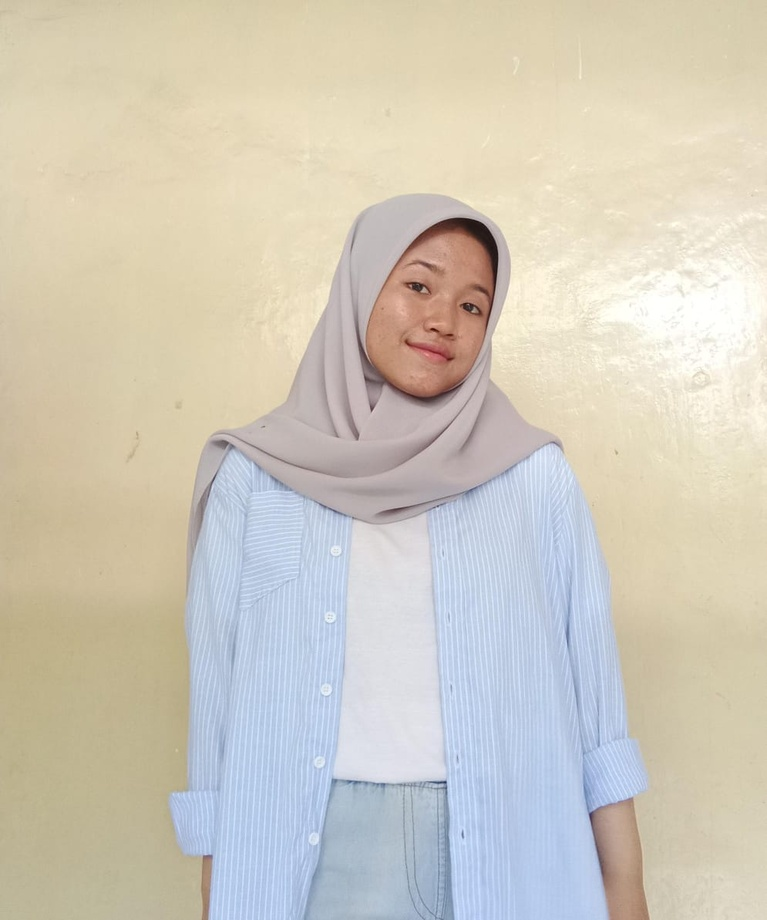
#> input picture dila.jpg, 767 x 920 px, shrunk from 995 x 1193 before the run
$ jupyter execute '202231076_Nur fadilah.ipynb'
#> lines starting #> are read from the running program, lines starting #| are printed output that depends on the picture
## FILTERING CITRA

#### IMPORT LIBRARY

[cell 1]
import cv2
import matplotlib.pyplot as plt
import numpy as np

#### KETETANGGAAN PIKSEL

[cell 2]
citra = cv2.imread("dila.jpg")
#> citra is the input picture: shape (920, 767, 3); mean B, G, R 188.9, 202.4, 208.2
citra = cv2.cvtColor(citra, cv2.COLOR_BGR2GRAY)
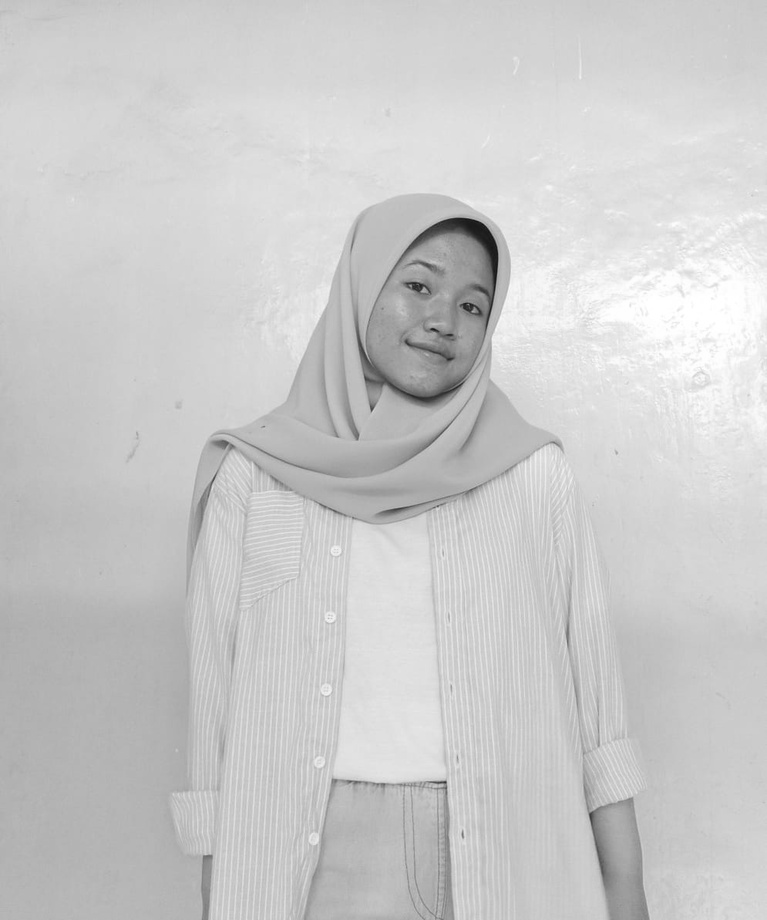
#> citra: shape (920, 767); min 17, max 255, mean 202.6

[cell 3]
copyCitra1 = citra.copy().astype(float)

m1, n1 = copyCitra1.shape
#> m1 = 920; n1 = 767
output1 = np.empty([m1,n1])

print("Shape copy citra 1 : ", copyCitra1.shape)
#| Shape copy citra 1 :  (920, 767)
print("Shape output citra 1 : ", output1.shape)
#| Shape output citra 1 :  (920, 767)

print('m1 : ', m1)
#| m1 :  920
print('n1 : ', n1)
#| n1 :  767
print()

#### MEMBUAT FILTER RATA-RATA

[cell 4]
for baris in range(0, m1-1):
    for kolom in range(0, n1-1):
        a1 = baris
        b1 = kolom
        jumlah = copyCitra1[a1-1,b1-1] + copyCitra1[a1-1,b1] + copyCitra1[a1-1,b1+1] +\
        copyCitra1[a1,b1-1] + copyCitra1[a1,b1] + copyCitra1[a1,b1+1] +\
        copyCitra1[a1+1,b1-1] + copyCitra1[a1+1,b1] + copyCitra1[a1+1,b1+1]
        output1[a1, b1] = 1/9*jumlah

[cell 5]
fig, axis = plt.subplots(1,2, figsize=(10,10))
ax = axis.ravel()

ax[0].imshow(citra, cmap='gray')
ax[0].set_title('Original Image')

ax[1].imshow(output1, cmap='gray')
ax[1].set_title('Mean Filtered Image')
plt.show()
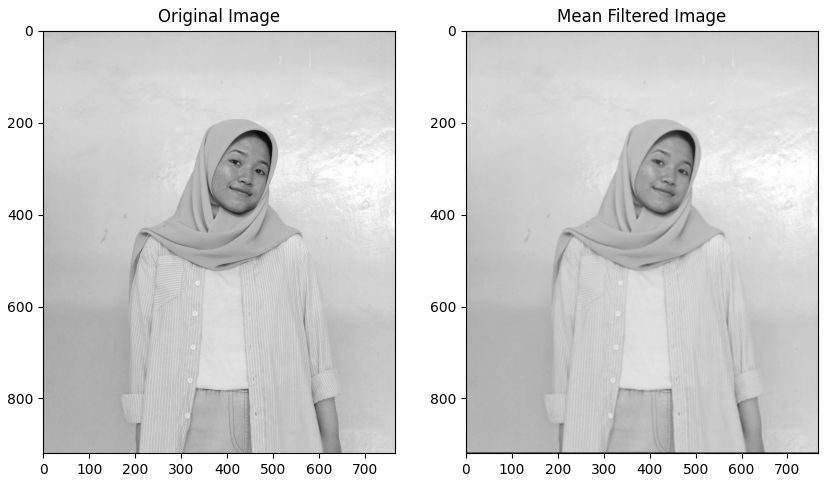
#> figure drawn by matplotlib, 2 panels

#### MEMBUAT FILTER MEDIAN

[cell 6]
# Memuat gambar asli
img = cv2.imread('dila.jpg')

# Membuat salinan gambar dan mengubahnya ke RGB
img_median = img.copy()
img_median = cv2.cvtColor(img_median, cv2.COLOR_BGR2RGB)

# Menerapkan filter median blur
img_median_after = cv2.medianBlur(img_median, 5)

# Membuat subplot
fig, axis = plt.subplots(1, 2, figsize=(10, 10))
ax = axis.ravel()

# Menampilkan gambar asli
ax[0].imshow(cv2.cvtColor(img, cv2.COLOR_BGR2RGB))
ax[0].set_title('Citra Asli')

# Menampilkan gambar setelah difilter
ax[1].imshow(img_median_after)
ax[1].set_title('After Filter Median')

plt.show()
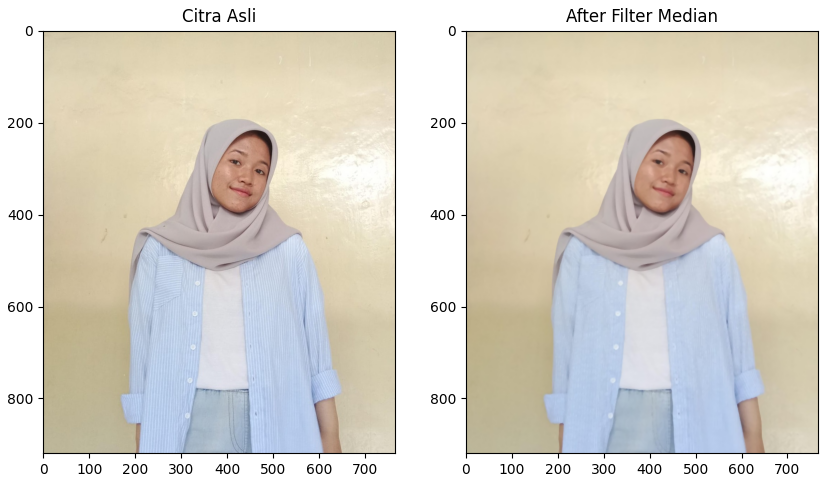
#> figure drawn by matplotlib, 2 panels
